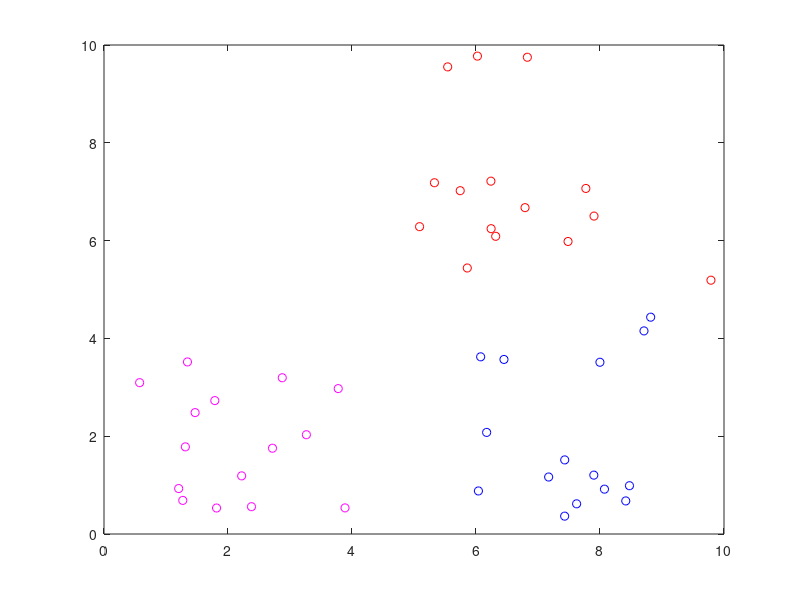

Recreate this plot in MATLAB. (Note: this script raises an error after producing the figure.)
% Noutput.m - 2xN NN which may not converge
% 
% This code implements a perceptron with N output neurons. The final result
% is not the best one.
%
% You can do with this code whatever you want. The main purpose is help
% people learning about this. Also, there is no warranty of any kind.
%
% Juan Miguel Valverde Martinez
% http://laid.delanover.com
%
% @param inout: input to be treated.
% @param type: type of activation function (step or sigmoid).
% @return output: output.

clear;clc;
 
% Samples per class. The more, the more likely to not converge
eachGroup=15;
% Amount of output neurons
totalClasses=2;
 
data = 0.5 + (4-0.5).*rand(eachGroup,2);
data = [data zeros(eachGroup,2) ones(eachGroup,1)];
 
data2 = 5 + (10-5).*rand(eachGroup,2);
data2 = [data2 zeros(eachGroup,1) ones(eachGroup,1) zeros(eachGroup,1)];
 
data31 = 6 + (9-6).*rand(eachGroup,1);
data32 = 0 + (5-0).*rand(eachGroup,1);
data3 = [data31 data32 ones(eachGroup,1) zeros(eachGroup,1) zeros(eachGroup,1)];
 
data = [data;data2;data3];
 
% Input = bias + the rest without last row (targets)
input = [-1*ones(size(data,1),1),data(:,1:end-totalClasses)]
% Last N columns are now target
target = data(:,end-(totalClasses-1):end)
 
%Learning rate
eta = 0.5;
% Amount of features. -N last rows
inputNeurons = size(data,2)-totalClasses;
% Amount of inputs for training (4 cases)
inputCases = size(data,1);
 
 
disp('First weights');
weights = rand(inputNeurons+1,totalClasses)';
disp(weights);
 
% Plot elements
plot(input(1:eachGroup,2),input(1:eachGroup,3),'mo')
hold on;
plot(input(eachGroup+1:eachGroup*2,2),input(eachGroup+1:eachGroup*2,3),'ro')
plot(input(eachGroup*2+1:eachGroup*3,2),input(eachGroup*2+1:eachGroup*3,3),'bo')
 
% Training 10 times
repeat=1;
counter=1;
while repeat==1
    repeat=0;
    fprintf('Counter: %i.\n',counter) 
        
    for j=1:inputCases
        
        for k=1:totalClasses
            y=activation(input(j,:)*weights(k,:)','step');
            
            if target(j,k)~=y
            %if abs(target(j)-y1)>0.5 % We have to use this with sigmoid since
            %it's regression
               fprintf('Target: %i, y: %i, j: %i\n',target(j,k),y,j);
               weights(k,:) = weights(k,:) + eta*(target(j,k)-y)*input(j,:);
               repeat=1;
            end
 
        end
    end
    counter=counter+1;
       
end
disp('Final weights');
disp(weights);
 
 
% Ploting the mesh
for i=-0.5:0.3:10.5
   for j=-0.5:0.3:10.5
       % Change this if using +1 as bias
       for k=1:totalClasses
            res(k)=activation(-weights(k,1)+weights(k,2)*i+weights(k,3)*j,'step');
       end
       index=find(res); %it finds the index of non-zero values
       
       %if we change totalClasses, we have to change this to make it work
        if index==1
            plot(i,j,'ro');
        elseif index==2
            plot(i,j,'bo');
        else
            plot(i,j,'mo');  
        end
   end 
end
 
x = -3:13;
% Decision boundary
% Change this if using +1 as bias
for i=1:totalClasses
    y = (-weights(i,2)*x+weights(i,1))/weights(i,3);
    plot(x,y);
end
 
plot(input(:,2),input(:,3),'ko')
hold off;
